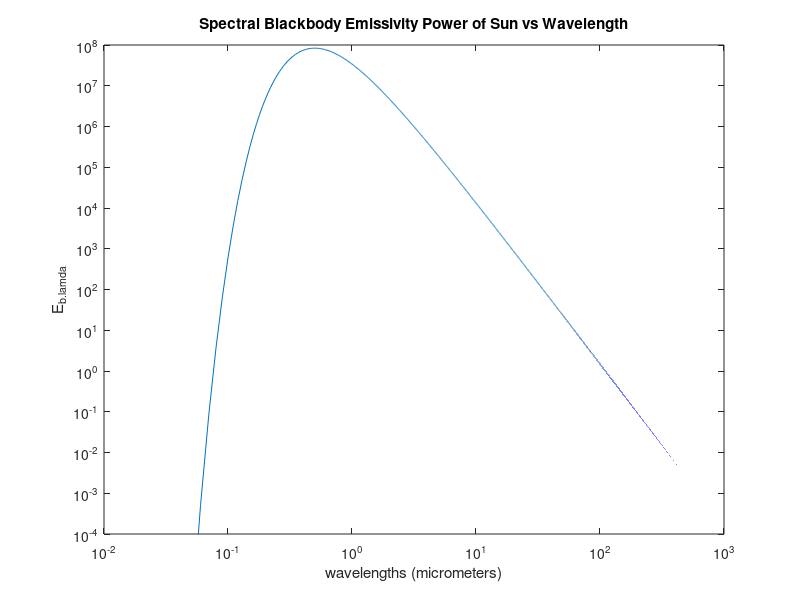

Write MATLAB code to recreate this figure.
%Homework 8, Problem 21.21

%sun temp
T_s = 5789; %K

%wavelength range
lamda = 0.01:0.01:1000; %micrometers

%constants
C1 = 3.74177e8; %W/um^4/^2
C2 = 1.43878e4; %umK

E_b = C1./((lamda.^5).*(exp(C2./(lamda.*T_s))-1));

%plot
figure(1)
plot(lamda, E_b);
set(gca, 'XScale', 'log')
set(gca, 'YScale', 'log')
ylim([1e-4 1e8]);
xlabel('wavelengths (micrometers)');
ylabel('E_{b.lamda}');
title('Spectral Blackbody Emissivity Power of Sun vs Wavelength');
